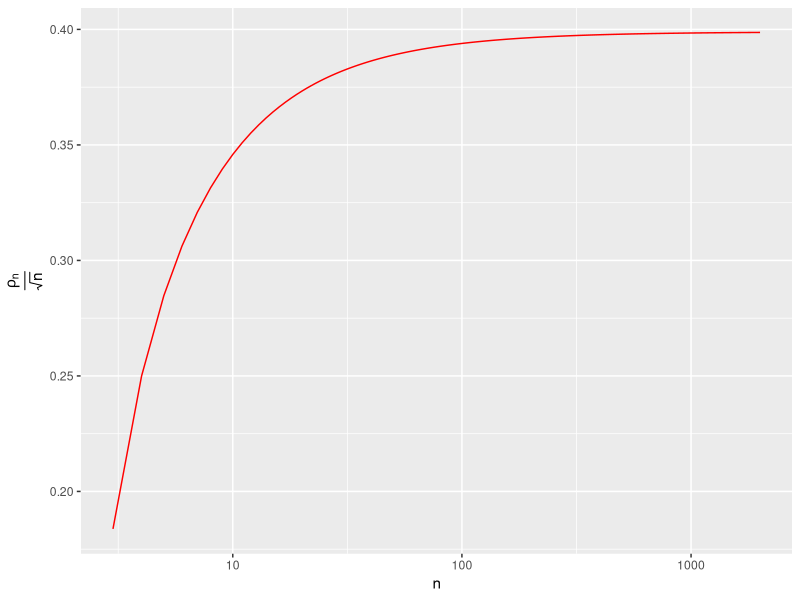
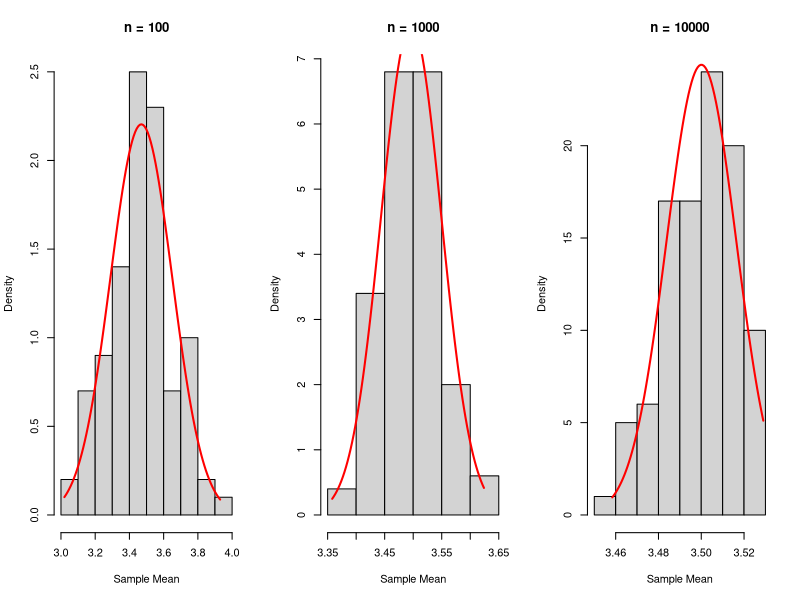
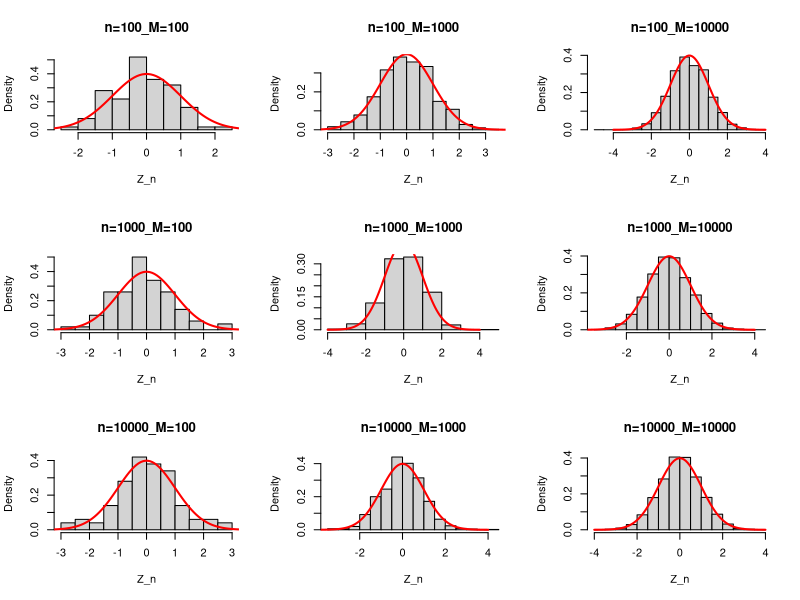

Source code (R) for these figures, in order:
## ---- chunk 1
knitr::opts_chunk$set(echo = TRUE)
## ---- chunk 2
rho_n <- function(n) {
    if (n < 2) {
        print("n must be > 2")
        return(NA)
    } else if (!is.numeric(n)) {
        print("n must be numeric")
        return(NA)
    }

  numerator <- gamma((n - 1) / 2)
  denominator <- gamma(1 / 2) * gamma((n - 2) / 2) # this is why n must be > 2
  result <- numerator / denominator

  return(result)
}
## ---- chunk 3
rho_n(2000)
gamma(2000)
## ---- chunk 4
rho_n_log <- function(n) {
    if (n < 2) {
        print("n must be > 2")
        return(NA)
    } else if (!is.numeric(n)) {
        print("n must be numeric")
        return(NA)
    }

  numerator <- lgamma((n - 1) / 2) 
  denominator <- lgamma(1 / 2) + lgamma((n - 2) / 2)
  result <- exp(numerator - denominator)
  return(result)
}
## ---- chunk 5
rho_n_log(2000)
## ---- chunk 6
library(ggplot2)

# Compute rho_n / sqrt(n) for values of n
n_vals <- 3:2000  # rho_n_log is not defined for n < 2
rho_vals <- sapply(n_vals, function(n) rho_n_log(n) / sqrt(n))

# Create data frame for plotting
df <- data.frame(n = n_vals, rho_over_sqrt_n = rho_vals)

# Plot with ggplot2
plot <- ggplot(df, aes(x = n, y = rho_over_sqrt_n)) +
  geom_line(color = "red") +
  scale_x_log10() +
  labs(x = "n",
       y = expression(frac(rho[n], sqrt(n))))

# Show the plot
print(plot)
## ---- chunk 7
# Set seed for reproducibility
set.seed(123)
## ---- chunk 8
# Parameters
n_values <- c(100, 1000, 10000) # sample sizes
M <- 100  # number of repetitions

# For storing results
sample_means_list <- list()

# Simulate die rolls and store sample means
for (n in n_values) {
  sample_means <- replicate(M, mean(sample(1:6, size = n, replace = TRUE)))
  sample_means_list[[as.character(n)]] <- sample_means # List with keynames
}

# Plot histograms
par(mfrow = c(1, 3))  # 1 row, 3 plots by the keys

for (n in n_values) {
    means <- sample_means_list[[as.character(n)]]
  hist(sample_means_list[[as.character(n)]],
       main = paste("n =", n),
       xlab = "Sample Mean",
       probability = TRUE  # y-axis will represent probabilities, not counts
       )
  
  # Overlay normal curve
  # Compute the mean and standard deviation of the sample means
  mean_val <- mean(means)
  sd_val <- sd(means)
  
  # Generate x values for the normal distribution curve
  x_vals <- seq(min(means), max(means), length = 100)
  y_vals <- dnorm(x_vals, mean = mean_val, sd = sd_val)
  
  # Draw the normal curve on top of the histogram
  lines(x_vals, y_vals, col = "red", lwd = 2)
}
## ---- chunk 9
# Values for a fair die
die_values <- 1:6

# Expected value (mean)
mu <- mean(die_values)

# Variance
sigma_squared <- sum((die_values - mu)^2) / length(die_values)

# Output
cat("Expected value (μ):", mu, "\n")
cat("Variance (σ²):", sigma_squared, "\n")
## ---- chunk 10
# Parameters
n_values <- c(100, 1000, 10000)
M_values <- c(100, 1000, 10000)
sigma = sqrt(sigma_squared)

# For storing results
zn_results <- list()

# Loop over n and M
for (n in n_values) {
  for (M in M_values) {
    
    # Simulate M means of n dice rolls
    sample_means <- replicate(M, mean(sample(1:6, size = n, replace = TRUE)))
    
    # Standardize to get Z_n
    zn <- (sample_means - mu) / (sigma / sqrt(n))
    
    # Store in list
    key <- paste0("n=", n, "_M=", M)
    zn_results[[key]] <- zn
  }
}
## ---- chunk 11
# Plot histograms
par(mfrow = c(3, 3))  # 3 row, 3 plots by the keys

for (key in names(zn_results)) {
  hist(zn_results[[key]],
       probability = TRUE,
       main = key,
       xlab = "Z_n")
  
  # Add standard normal curve
  x_vals <- seq(-4, 4, length = 100)
  y_vals <- dnorm(x_vals, mean = 0, sd = 1)
  lines(x_vals, y_vals, col = "red", lwd = 2)
}
